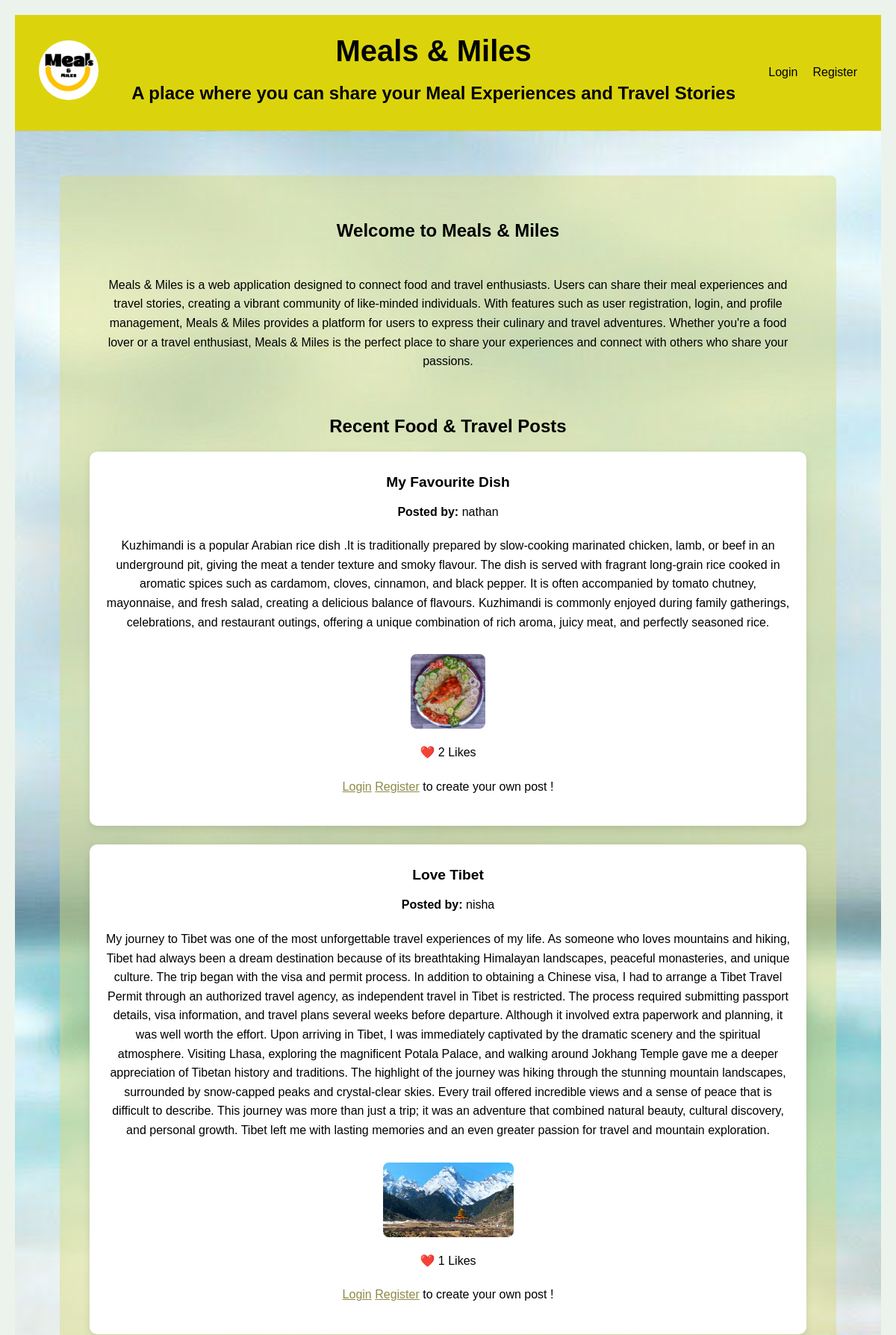
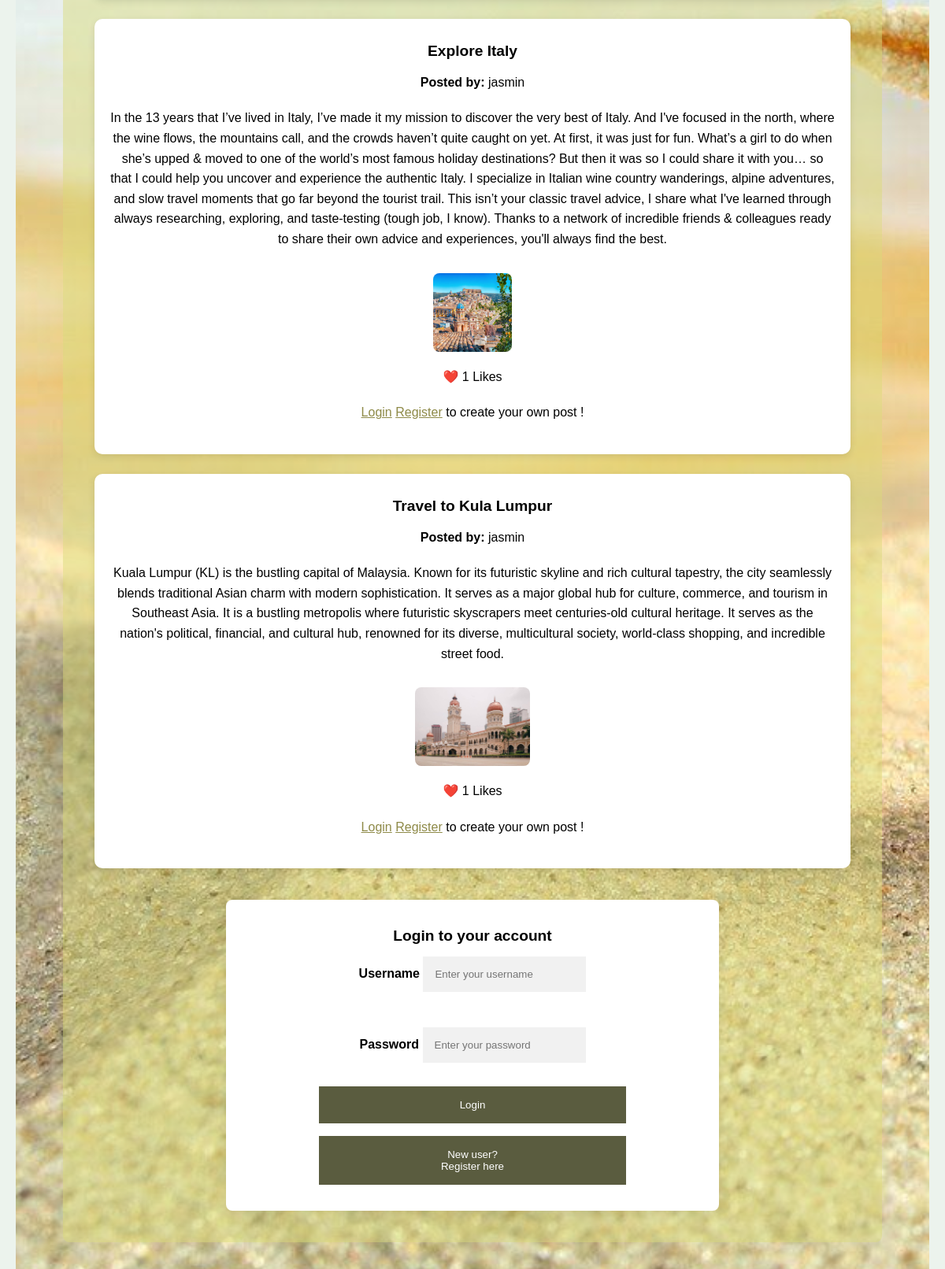
The page / (upper part) on the database its author committed (2 pictures, top to bottom).
### Database/models.py (models this page shows)
class Post(db.Model):
        id = db.Column(db.Integer, primary_key=True)
        title = db.Column(db.String(200))
        content = db.Column(db.Text)
        image = db.Column(db.String(255))
        user_id = db.Column(db.Integer, db.ForeignKey('user.id'))
        likes = db.relationship('Like',backref='post', lazy=True, cascade="all, delete-orphan")
        comments = db.relationship('Comment',backref='post', lazy=True, cascade="all, delete-orphan")

class User(db.Model, UserMixin):
    id = db.Column(db.Integer, primary_key=True)
    posts = db.relationship('Post', backref='author', lazy=True , cascade="all, delete-orphan")
    comments = db.relationship('Comment', backref='user', lazy=True, cascade="all, delete-orphan")
    likes = db.relationship('Like', backref='user', lazy=True, cascade="all, delete-orphan")
    username = db.Column( db.String(150),unique=True, nullable=False)
    email = db.Column(db.String(150), unique=True, nullable=False)
    password = db.Column( db.String(255), nullable=False )
    profile_pic = db.Column(db.String(255),
        default='images/Default-Profile-Picture.png')
    name = db.Column(db.String(100))
    age = db.Column(db.Integer)
    gender = db.Column(db.String(20))
    place = db.Column(db.String(100))
    interests = db.Column(db.String(300))
    specify = db.Column(db.String(300))
    cuisine = db.Column(db.String(100))
    favourite_place = db.Column(db.String(150))
    about_me = db.Column(db.Text)
    profile_description = db.Column(db.Text)

### Database/views.py (the view)
@views.route('/')
def home():
    posts = Post.query.order_by(Post.id.desc()).all()
    return render_template('login.html', posts=posts)

### Database/templates/login.html (shortened to what this page needs)
<!DOCTYPE html>
<html lang="en">
<head>
    <link rel="stylesheet" href="{{ url_for('static', filename='css/login.css') }}">
    <link rel="stylesheet" href="https://cdnjs.cloudflare.com/ajax/libs/font-awesome/6.5.1/css/all.min.css">
</head>
<body>
    <nav class="navbar">
        <div class="nav-left">
            <img src="{{ url_for('static', filename='images/logo.png') }}" alt="LOGO" class="logo">
        </div>
        <div class="nav-center">
            <h1 class="main-heading">Meals & Miles</h1>
            <h2>A place where you can share your Meal Experiences and Travel Stories</h2>
        </div>
        <div class="nav-right" id="navRight">
            <a href="#login-form">Login</a>
            <a href="/register">Register</a>
        </div>
    </nav>
    <section class="hero">
        <div class="hero-content">
            <h2>Welcome to Meals & Miles</h2>
            <div class="about">
                <p>Meals & Miles is a web application designed to connect food and travel enthusiasts.
                    Users can share their meal experiences and travel stories, creating a vibrant community of
                    like-minded individuals.
                    With features such as user registration, login, and profile management, Meals & Miles provides a
                    platform for users
                    to express their culinary and travel adventures.
                    Whether you're a food lover or a travel enthusiast, Meals & Miles is the perfect
                    place to share your experiences and connect with others who share your passions.</p>
            </div>
            <div class="public-feed">
                <h2>Recent Food & Travel Posts</h2>
                {% for post in posts %}
                <div class="feed-post">
                    <h3>{{ post.title }}</h3>
                    <p><strong>Posted by:</strong> {{ post.author.username }} </p>
                    <p>{{ post.content }}</p>
                    {% if post.image %}
                    <img src="{{ url_for('static', filename=post.image) }}" class="feed-image">
                    {% endif %}
                    <div class="feed-actions">
                        <p>❤️ {{ post.likes|length }} Likes</p>
                        <p>
                            <a href="#login-form">Login</a>
                            <a href="/register">Register</a> to create your own post !
                        </p>
                    </div>
                </div>
                {% endfor %}
            </div>
            <div class="container">
                <div id="login-form">
                    <form action="/process_login" method="post">
                        <h3>Login to your account</h3>
                        <label><b>Username</b></label>
                        <input type="text" name="username" placeholder="Enter your username" required>
                        <br><br>
                        <label><b>Password</b></label>
                        <input type="password" name="password" placeholder="Enter your password" required>
                        <button type="submit" class="loginbtn">Login</button>
                        <button type="button" class="regbtn" onclick="window.location.href='/register'"> New user?
                            <br>Register here</button>
                    </form>
                </div>
            </div>
    </section>
</body>
</html>

### Database/static/css/login.css (style rules this page uses)
body { margin: 0; box-sizing: border-box; background-color: rgb(236, 243, 237); color: black; font-family: 'Arial', sans-serif; text-align: center; padding: 20px; }
.navbar { display: flex; justify-content: space-between; align-items: center; background-color: #dbd40d; padding: 1rem 2rem; }
.nav-left { color: #000000; font-size: 1.5rem; background-size: contain; background-repeat: no-repeat; }
.logo { width: 80px; height: 80px; border-radius: 50%; object-fit: cover; }
.nav-center { position: static; color: rgb(0, 0, 0); transform: none; width: 100%; margin-top: 10px; }
.nav-center .main-heading { font-size: 2.5rem; font-family: 'verdana', sans-serif; margin: 0; }
.nav-right { display: flex; gap: 20px; color: #000000; }
.nav-right a { color: #000000; text-decoration: none; font-size: 1rem; }
.hero { min-height: 100vh; background-image: url('/static/images/background.jpg'); background-size: cover; background-position: center; justify-content: center; display: flex; align-items: center; padding: 60px; }
.hero-content { background-color: #dada7975; color: rgb(0, 0, 0); padding: 40px; border-radius: 8px; }
.hero-content h2 { margin-bottom: 20px; }
.hero-content p { font-size: 1rem; line-height: 1.6; margin-top: 1rem; margin-bottom: 20px; }
.container { display: flex; justify-content: center; gap: 20px; margin-top: 20px; max-width: 60%; margin: auto; background: #fff; padding: 25px; border-radius: 8px; box-shadow: 0 5px 15px rgba(0, 0, 0, 0.1); }
h3 { font-size: 1.2rem; font-weight: bold; color: #000000; text-align: center; margin: 10px; }
.about { display: flex; margin-top: 10px; margin-bottom: 20px; padding: 10px; border-radius: 8px; }
.about p { font-size: 1rem; text-align: center; margin-bottom: 10px; }
.public-feed { width: 100%; max-width: 1000px; margin: 40px auto; }
.feed-post { background: white; padding: 20px; margin-bottom: 25px; border-radius: 10px; box-shadow: 0 3px 10px rgba(0, 0, 0, .1); font-family: 'Arial', sans-serif; font-size: 0.8rem; }
.feed-image { max-width: 250px; max-height: 100px; border-radius: 8px; margin-top: 10px; }
.feed-actions { margin-top: 15px; }
input[type=text], input[type=password], input[type=email] { padding: 15px; margin: 5px 0 22px 0; display: inline-block; border: none; background: #f1f1f1; }
.loginbtn { background-color: #494b2b; color: white; padding: 16px 20px; margin: 8px 0; border: none; cursor: pointer; width: 80%; opacity: 0.9; }
a { color: rgb(142, 138, 72); }
.regbtn { background-color: #494b2b; color: white; padding: 16px 20px; margin: 8px 0; border: none; cursor: pointer; width: 80%; opacity: 0.9; }

### rows shown on the page
Post: title "My Favourite Dish", author.username "nathan", content "Kuzhimandi is a popular Arabian rice dish .It is traditionally prepared by slow-cooking marinated chicken, lamb, or beef in an underground pit, giving the meat a tender texture and smoky flavour. The dish is served with fragrant long-grain rice cooked in aromatic spices such as cardamom, cloves, cinnamon, and black pepper. It is often accompanied by tomato chutney, mayonnaise, and fresh salad, creating a delicious balance of flavours. Kuzhimandi is commonly enjoyed during family gatherings, celebrations, and restaurant outings, offering a unique combination of rich aroma, juicy meat, and perfectly seasoned rice.", image (picture), likes|length "2"
Post: title "Love Tibet", author.username "nisha", content "My journey to Tibet was one of the most unforgettable travel experiences of my life. As someone who loves mountains and hiking, Tibet had always been a dream destination because of its breathtaking Himalayan landscapes, peaceful monasteries, and unique culture. The trip began with the visa and permit process. In addition to obtaining a Chinese visa, I had to arrange a Tibet Travel Permit through an authorized travel agency, as independent travel in Tibet is restricted. The process required submitting passport details, visa information, and travel plans several weeks before departure. Although it involved extra paperwork and planning, it was well worth the effort. Upon arriving in Tibet, I…", image (picture), likes|length "1"
Post: title "Explore Italy", author.username "jasmin", content "In the 13 years that I’ve lived in Italy, I’ve made it my mission to discover the very best of Italy. And I've focused in the north, where the wine flows, the mountains call, and the crowds haven’t quite caught on yet. At first, it was just for fun. What’s a girl to do when she’s upped & moved to one of the world’s most famous holiday destinations? But then it was so I could share it with you… so that I could help you uncover and experience the authentic Italy. I specialize in Italian wine country wanderings, alpine adventures, and slow travel moments that go far beyond the tourist trail. This isn’t your classic travel advice, I share what I've learned through always researching, exploring,…", image (picture), likes|length "1"
Post: title "Travel to Kula Lumpur", author.username "jasmin", content "Kuala Lumpur (KL) is the bustling capital of Malaysia. Known for its futuristic skyline and rich cultural tapestry, the city seamlessly blends traditional Asian charm with modern sophistication. It serves as a major global hub for culture, commerce, and tourism in Southeast Asia. It is a bustling metropolis where futuristic skyscrapers meet centuries-old cultural heritage. It serves as the nation's political, financial, and cultural hub, renowned for its diverse, multicultural society, world-class shopping, and incredible street food.", image (picture), likes|length "1"
